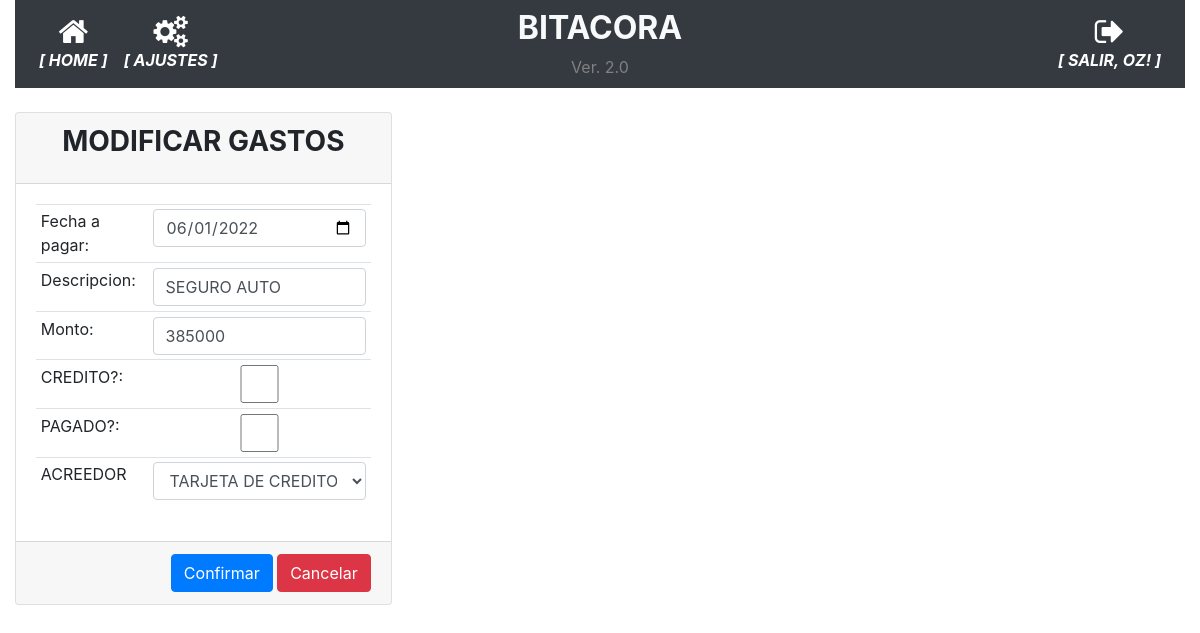
Before: /modificar_gasto/331 (signed in) with the older database file.
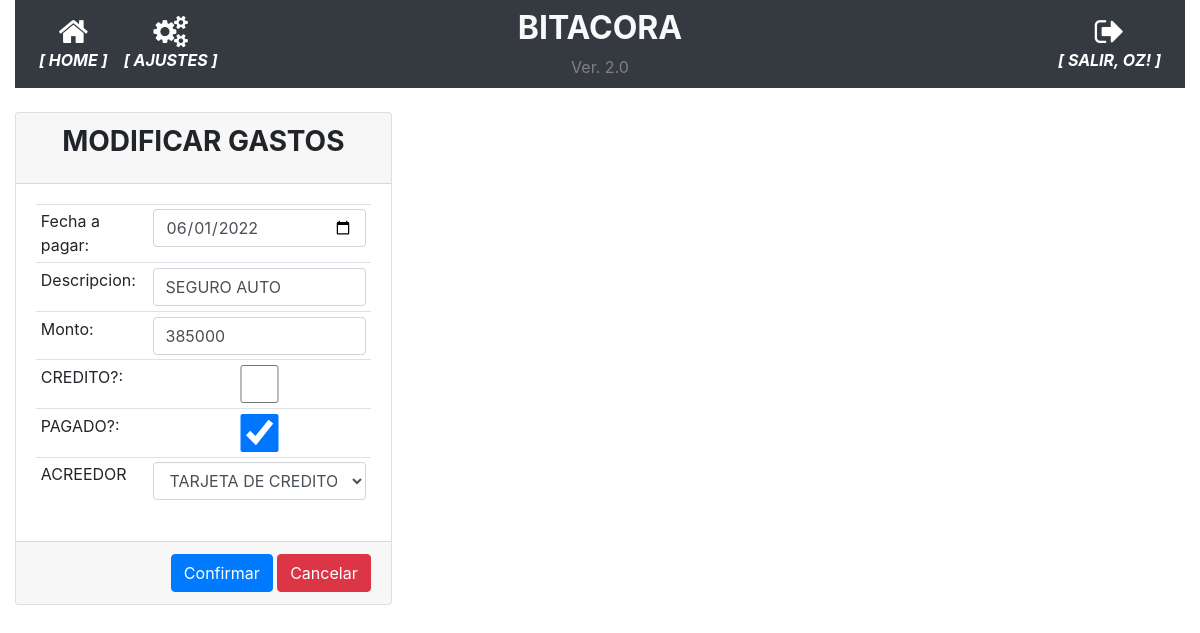
After: the same page with the newer database file.
### app/models.py (models this page shows, shortened)
class GastosFijos(db.Model):
    __tablename__='gastos_fijos'
    id = db.Column(db.Integer, primary_key=True)
    date = db.Column(db.Date, nullable=False)
    fecha_pagar = db.Column(db.Date, nullable=False)
    descripcion = db.Column(db.String(100), nullable=False)
    monto = db.Column(db.Integer)
    operacion = db.Column(db.Boolean, server_default=u'False')
    pagado = db.Column(db.Boolean, server_default=u'False')
    id_agrupador_gastos = db.Column(db.Integer, db.ForeignKey('agrupador_gastos.id'), nullable=True)
    agrupador_gastos = db.relationship('AgrupadorGastos',backref='agrupador_gastos', foreign_keys=[id_agrupador_gastos])

### app/routes.py (the view)
@app.route('/modificar_gasto/<int:gasto_id>', methods=['GET', 'POST'])
@login_required
def modificar_gasto(gasto_id):
    gasto = GastosFijos.query.get(gasto_id)
    form = FormularioGastos()
    if gasto:
        if form.validate_on_submit():
            mes = gasto.fecha_pagar.strftime('%Y-%m')
            gasto.fecha_pagar = form.fecha_pagar.data
            gasto.descripcion = form.descripcion.data
            gasto.monto = form.monto.data
            gasto.id_agrupador_gastos = form.agrupador.data
            gasto.operacion = form.operacion.data
            gasto.pagado = form.pagado.data
            db.session.commit()
            flash('Se modifico el gasto con exito.')
            return redirect(url_for('historico_gastos_detalle', periodo=mes))
        else:
            for k, v in form.errors.items():
                flash('Error en: '+k)
        form.fecha_pagar.data = gasto.fecha_pagar
        form.descripcion.data = gasto.descripcion
        form.monto.data = gasto.monto
        form.operacion.data = gasto.operacion
        form.pagado.data = gasto.pagado
        form.agrupador.data = gasto.agrupador_gastos.id
        return render_template('modificar_gasto.html', form=form, gasto_id=gasto.id)
    else:
        flash('No se encontro el gasto a modificar.')
    return redirect(url_for('index'))

### app/formularios.py
class FormularioGastos(FlaskForm):
    fecha_pagar = DateField('DatePicker', format='%Y-%m-%d')
    descripcion = StringField('Descripcion', validators={DataRequired()})
    monto = IntegerField('Monto', validators={DataRequired()})
    agrupador = SelectField('Tipo', choices=listar_agrupador(), coerce=int)
    operacion = BooleanField('Pagado')
    pagado = BooleanField('Pagado')
    agrupador_view = StringField()
    submit = SubmitField('Confirmar')

### app/models.py (called while the page is built)
@login.user_loader
def load_user(id):
    return User.query.get(int(id))

### app/templates/modificar_gasto.html (shortened to what this page needs)
{% extends "base.html" %}
{% block main %}
<form action="{{ url_for('modificar_gasto', gasto_id=gasto_id) }}" method="post">
  <div class="card-columns">
    <div class="card">
        <div class="card-header">
            <h3 class="card-title text-center"><strong>MODIFICAR GASTOS</strong></h3>
        </div>
        <div class="card-body">
            <table class="table table-sm">
                <tr><td>Fecha a pagar:</td><td><strong>{{ form.fecha_pagar(class="form-control") }}</strong></td></tr>
                <tr><td>Descripcion:</td><td><strong>{{ form.descripcion(class="form-control") }}</strong></td></tr>
                <tr><td>Monto:</td><td><strong>{{ form.monto(class="form-control") }}</strong></td></tr>
                <tr><td>CREDITO?:</td><td><strong>{{ form.operacion(class="form-control") }}</strong></td></tr>
                <tr><td>PAGADO?:</td><td><strong>{{ form.pagado(class="form-control") }}</strong></td></tr>
                <tr><td>ACREEDOR</td><td><strong>{{ form.agrupador(class="form-control") }}</strong></td></tr>
            </table>
        </div>
        <div class="card-footer text-muted text-right">
            {{ form.submit(class="btn btn-primary") }}
            <a href="#" onclick="goBack()" class="btn btn-danger">Cancelar</a>
        </div>
    </div>
  </div>
</form>
{% endblock %}

Changed rows visible on the page:
changed GastosFijos "SEGURO AUTO": pagado "☐" → "☑"
